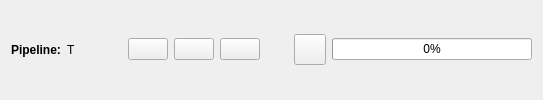
                    <widget class="QWidget" name="tab_pipeline">
                     <attribute name="title">
                      <string>Pipeline</string>
                     </attribute>
                     <layout class="QGridLayout" name="gridLayout">
                      <item row="0" column="5">
                       <widget class="QPushButton" name="bt_save_pipeline">
                        <property name="toolTip">
                         <string>Save script...</string>
                        </property>
                        <property name="text">
                         <string/>
                        </property>
                        <property name="icon">
                         <iconset resource="main_form.qrc">
                          <normaloff>:/common/resources/Save.png</normaloff>:/common/resources/Save.png</iconset>
                        </property>
                       </widget>
                      </item>
                      <item row="0" column="3">
                       <widget class="QPushButton" name="bt_clear_pipeline">
                        <property name="toolTip">
                         <string>New script</string>
                        </property>
                        <property name="text">
                         <string/>
                        </property>
                        <property name="icon">
                         <iconset resource="main_form.qrc">
                          <normaloff>:/common/resources/New document.png</normaloff>:/common/resources/New document.png</iconset>
                        </property>
                       </widget>
                      </item>
                      <item row="0" column="4">
                       <widget class="QPushButton" name="bt_load_pipeline">
                        <property name="toolTip">
                         <string>Load script...</string>
                        </property>
                        <property name="text">
                         <string/>
                        </property>
                        <property name="icon">
                         <iconset resource="main_form.qrc">
                          <normaloff>:/common/resources/Load.png</normaloff>:/common/resources/Load.png</iconset>
                        </property>
                       </widget>
                      </item>
                      <item row="0" column="8">
                       <widget class="QProgressBar" name="pb_script_gen_progress">
                        <property name="minimumSize">
                         <size>
                          <width>200</width>
                          <height>0</height>
                         </size>
                        </property>
                        <property name="value">
                         <number>0</number>
                        </property>
                        <property name="textVisible">
                         <bool>true</bool>
                        </property>
                        <property name="textDirection">
                         <enum>QProgressBar::BottomToTop</enum>
                        </property>
                       </widget>
                      </item>
                      <item row="0" column="0">
                       <widget class="QLabel" name="lbl_pipeline">
                        <property name="font">
                         <font>
                          <weight>75</weight>
                          <bold>true</bold>
                         </font>
                        </property>
                        <property name="text">
                         <string>Pipeline:</string>
                        </property>
                       </widget>
                      </item>
                      <item row="0" column="6">
                       <spacer name="horizontalSpacer_9">
                        <property name="orientation">
                         <enum>Qt::Horizontal</enum>
                        </property>
                        <property name="sizeType">
                         <enum>QSizePolicy::Fixed</enum>
                        </property>
                        <property name="sizeHint" stdset="0">
                         <size>
                          <width>22</width>
                          <height>20</height>
                         </size>
                        </property>
                       </spacer>
                      </item>
                      <item row="0" column="7">
                       <widget class="QToolButton" name="bt_script_gen_run">
                        <property name="text">
                         <string/>
                        </property>
                        <property name="icon">
                         <iconset>
                          <normalon>:/image_process/resources/Play.png</normalon>
                         </iconset>
                        </property>
                        <property name="iconSize">
                         <size>
                          <width>24</width>
                          <height>24</height>
                         </size>
                        </property>
                       </widget>
                      </item>
                      <item row="1" column="0" colspan="9">
                       <layout class="QGridLayout" name="gl_pipeline_data"/>
                      </item>
                      <item row="0" column="1">
                       <widget class="QLabel" name="lbl_pipeline_name">
                        <property name="text">
                         <string>T</string>
                        </property>
                       </widget>
                      </item>
                      <item row="0" column="2">
                       <spacer name="horizontalSpacer_4">
                        <property name="orientation">
                         <enum>Qt::Horizontal</enum>
                        </property>
                        <property name="sizeHint" stdset="0">
                         <size>
                          <width>40</width>
                          <height>20</height>
                         </size>
                        </property>
                       </spacer>
                      </item>
                     </layout>
                    </widget>
